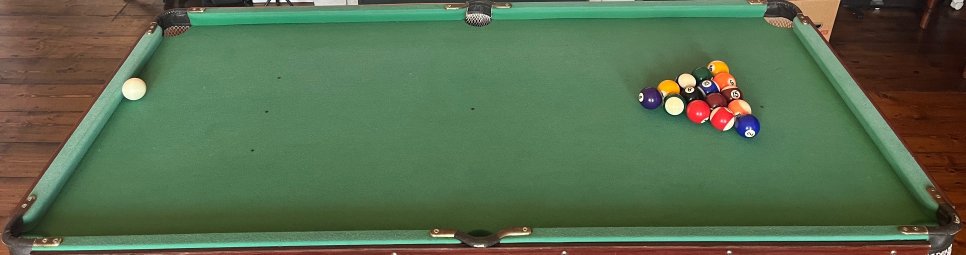
//> input picture a1/Table1.jpeg, 1931 x 509 px (shown at 1/2 size)
$ ./myApplication   (built with g++ and OpenCV 4)
//> lines starting //> are read from the running program, lines starting //| are printed output that depends on the picture; after the words box and inside, x2 and y2 are one past the last pixel; in counts of white or black regions, pixels touching at a corner belong together
// [106 lines of commented-out code are left out]

#include <opencv2/opencv.hpp>
#include <iostream>
#include <vector>

using namespace cv;
using namespace std;

int main(int argc, char** argv) {
    const char* filename = argc >= 2 ? argv[1] : "a1/Table1.jpeg";
    Mat src = imread(filename, IMREAD_COLOR);
//> src is the input picture: 509 rows x 1931 cols, CV_8UC3; mean B, G, R 78, 107.9, 87

    if (src.empty()) {
        cerr << "Error opening image" << endl;
        return EXIT_FAILURE;
    }

    // 1. Color-Preserving Canny Edge Detection
    Mat bgr[3];
    split(src, bgr);
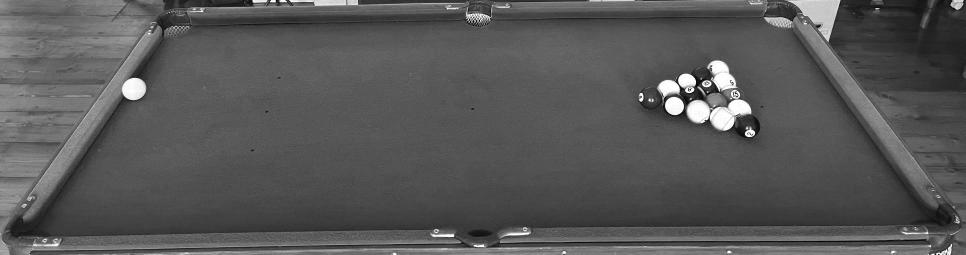
//> bgr[2]: 509 rows x 1931 cols, CV_8UC1 (shown at 1/2 size); min 0, max 255, mean 87

    Mat edgesB, edgesG, edgesR;

    // Blur and run Canny on each channel
    GaussianBlur(bgr[0], bgr[0], Size(5, 5), 1.5, 1.5);
    GaussianBlur(bgr[1], bgr[1], Size(5, 5), 1.5, 1.5);
    GaussianBlur(bgr[2], bgr[2], Size(5, 5), 1.5, 1.5);

    const vector<Vec2i> cannyParams = {{41, 50}, {40, 36}, {36, 101},{2,400}};
    vector<Mat> colorEdges(cannyParams.size());
    vector<vector<vector<Point>>> contours(cannyParams.size());
    Mat kernel = getStructuringElement(MORPH_ELLIPSE, Size(3, 3));
    for (size_t i = 0; i < cannyParams.size(); ++i) {
        Canny(bgr[0], edgesB, cannyParams[i][0], cannyParams[i][1]);
        Canny(bgr[1], edgesG, cannyParams[i][0], cannyParams[i][1]);
        Canny(bgr[2], edgesR, cannyParams[i][0], cannyParams[i][1]);

        bitwise_or(edgesB, edgesG, colorEdges[i]);
        bitwise_or(colorEdges[i], edgesR, colorEdges[i]);

        Mat closedEdges;
        morphologyEx(colorEdges[i], closedEdges, MORPH_CLOSE, kernel, Point(-1, -1), 2);
        findContours(closedEdges, contours[i], RETR_LIST, CHAIN_APPROX_SIMPLE);
    }
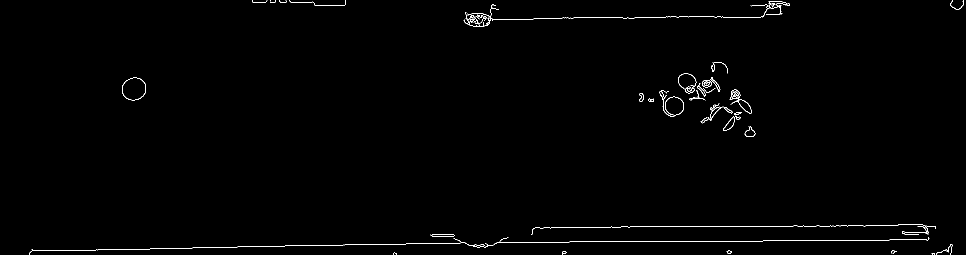
//> edgesB: 509 rows x 1931 cols, CV_8UC1 (shown at 1/2 size); 0.68% white in thin lines or dots
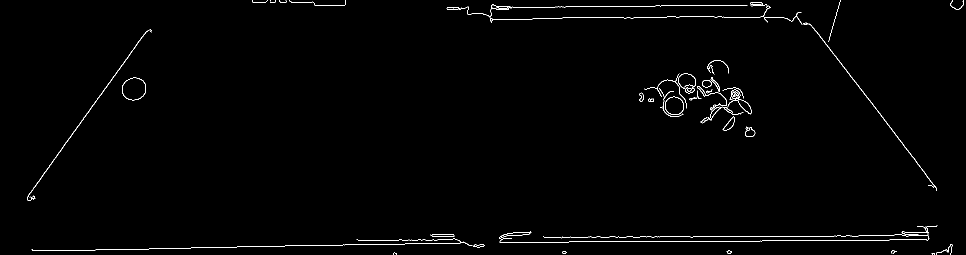
//> edgesG: 509 rows x 1931 cols, CV_8UC1 (shown at 1/2 size); 0.9% white in thin lines or dots
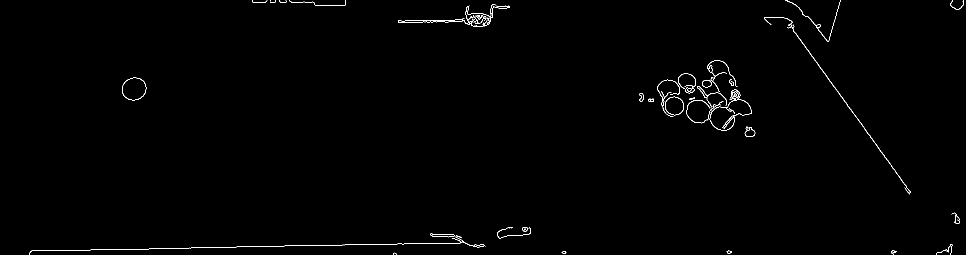
//> edgesR: 509 rows x 1931 cols, CV_8UC1 (shown at 1/2 size); 0.59% white in thin lines or dots

    for (const auto& contourSet : contours) {
        for (const auto& contour : contourSet) {
            vector<Point> hull;
            convexHull(contour, hull);

            double area = contourArea(hull);
            double perimeter = arcLength(hull, true);
            if (perimeter <= 0 || area < 704 || area > 2800) continue;

            double circularity = 4 * CV_PI * area / (perimeter * perimeter);
            if (circularity < 0.78) continue;

            Point2f center;
            float radius;
            minEnclosingCircle(hull, center, radius);
            circle(src, center, 3, Scalar(0, 255, 0), -1, LINE_AA);
            circle(src, center, cvRound(radius), Scalar(0, 0, 255), 3, LINE_AA);
        }
    }
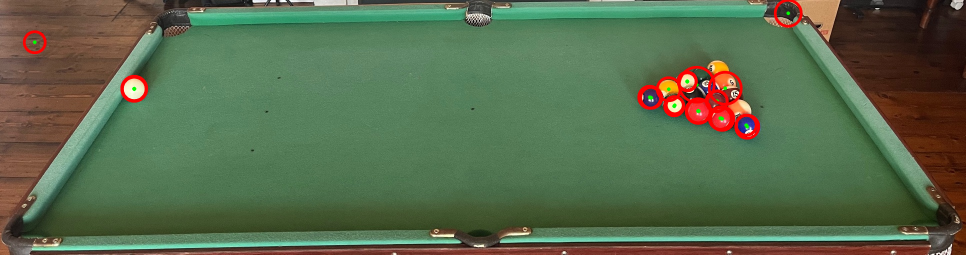
//> src: 509 rows x 1931 cols, CV_8UC3 (shown at 1/2 size); 1.46% of pixels changed, all inside (x1, y1, x2, y2) = (45, 0, 1606, 280)


        std::vector<cv::Point2f> srcPts = {
        cv::Point2f(337, 35),   // Top Left
        cv::Point2f(1570, 21),  // Top Right
        cv::Point2f(1888, 451), // Bottom Right
        cv::Point2f(38, 472)    // Bottom Left
    };

    double widthTop = norm(srcPts[1]-srcPts[0]);
    double widthBottom = norm(srcPts[2]-srcPts[1]);

    double heightRight = norm(srcPts[2]-srcPts[1]);
    double heightLeft = norm(srcPts[3]-srcPts[1]);

    // std::vector<cv::Point2f> dstPts = {
    //     cv::Point2f(0, 0),          // Top Left
    //     cv::Point2f(widthTop-1, 0),       // Top Right
    //     cv::Point2f(widthBottom-1, heightRight-1),     // Bottom Right
    //     cv::Point2f(0, heightLeft-1)         // Bottom Left
    // };
    std::vector<cv::Point2f> dstPts = {
        cv::Point2f(0, 0),          // Top Left
        cv::Point2f(1434, 0),       // Top Right
        cv::Point2f(1434, 683),     // Bottom Right
        cv::Point2f(0, 683)         // Bottom Left
    };

    cv::Mat warpMatrix = cv::getPerspectiveTransform(srcPts, dstPts);

    cv::Mat flatTable;
    cv::warpPerspective(src, flatTable, warpMatrix, cv::Size(1434, 683));
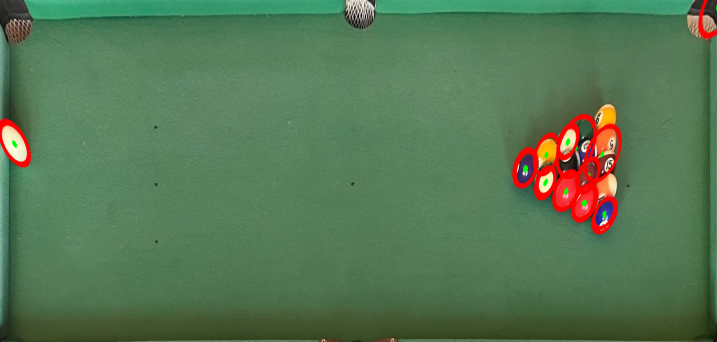
//> flatTable: 683 rows x 1434 cols, CV_8UC3 (shown at 1/2 size); mean B, G, R 84.1, 119, 86.3

    // Save and display
    imwrite("detected_balls.jpg", src);
    imwrite("transformed.jpg", flatTable);
    imshow("Detected Pool Balls", src);
    imwrite("color_edge.jpg", colorEdges[0]);
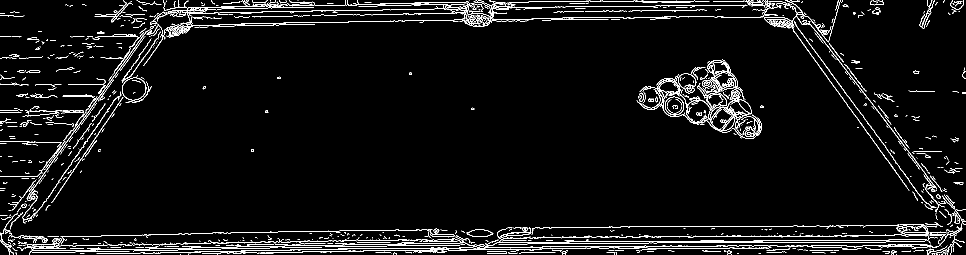
//> saved as color_edge.jpg: 509 rows x 1931 cols, CV_8UC1 (shown at 1/2 size); 4.7% white in thin lines or dots
    waitKey(0);

    return EXIT_SUCCESS;
}

$ run again, with a1/Table2.jpeg copied over a1/Table1.jpeg
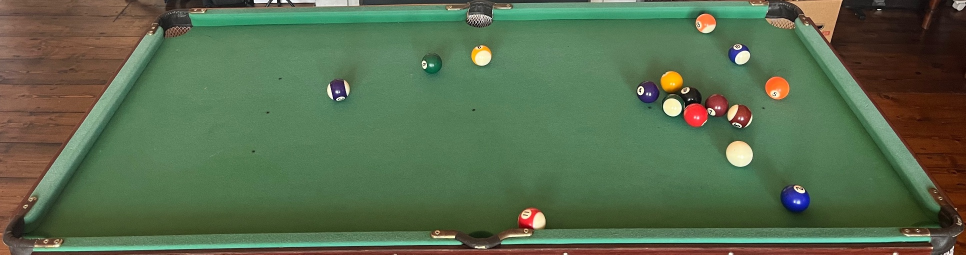
//> input picture a1/Table2.jpeg, 1931 x 509 px (shown at 1/2 size)
//> src is the input picture: 509 rows x 1931 cols, CV_8UC3; mean B, G, R 77.6, 107.7, 87.6
//> after the loop `for (size_t i = 0; i < cannyParams.size(); ++i)`:
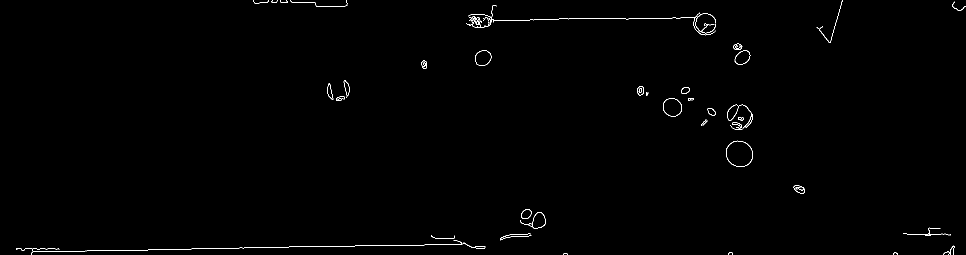
//> edgesB: 509 rows x 1931 cols, CV_8UC1 (shown at 1/2 size); 0.5% white in thin lines or dots
//> `imwrite("color_edge.jpg", colorEdges[0]);`:
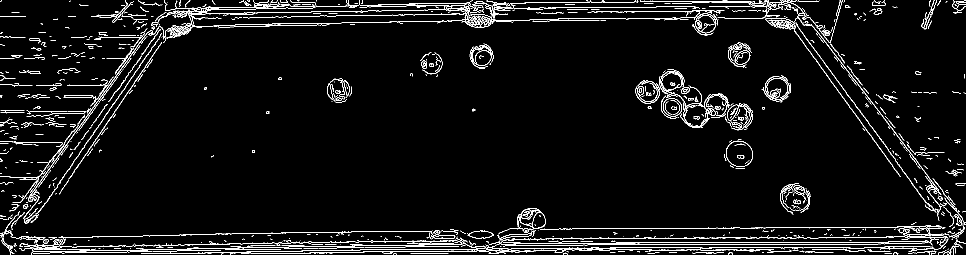
//> saved as color_edge.jpg: 509 rows x 1931 cols, CV_8UC1 (shown at 1/2 size); 4.9% white in thin lines or dots

$ run again, with a1/Table4.jpeg copied over a1/Table1.jpeg
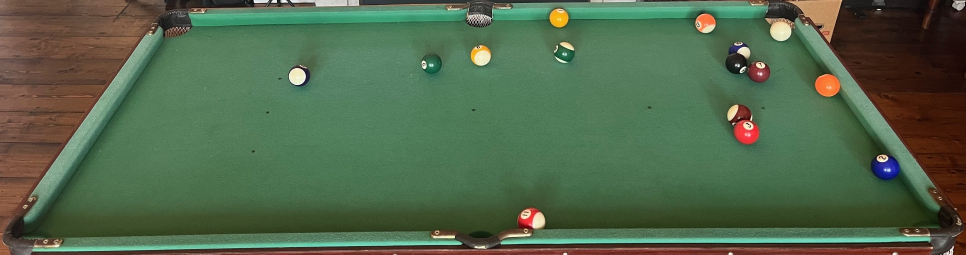
//> input picture a1/Table4.jpeg, 1931 x 509 px (shown at 1/2 size)
//> src is the input picture: 509 rows x 1931 cols, CV_8UC3; mean B, G, R 75.1, 102.9, 81.2
//> after the loop `for (size_t i = 0; i < cannyParams.size(); ++i)`:
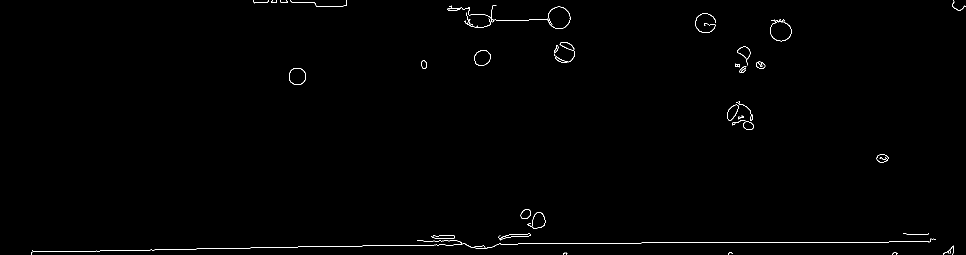
//> edgesB: 509 rows x 1931 cols, CV_8UC1 (shown at 1/2 size); 0.51% white in thin lines or dots
//> `imwrite("color_edge.jpg", colorEdges[0]);`:
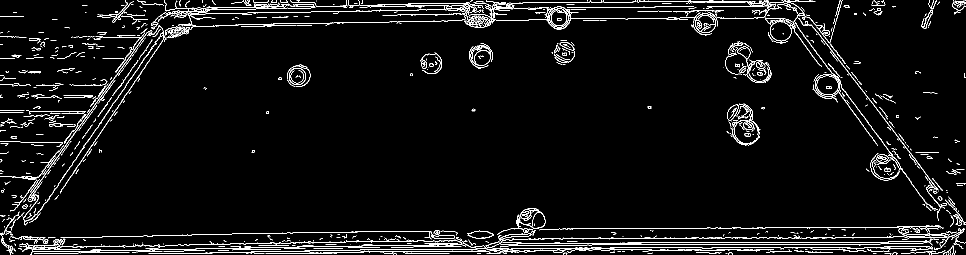
//> saved as color_edge.jpg: 509 rows x 1931 cols, CV_8UC1 (shown at 1/2 size); 4.5% white in thin lines or dots
